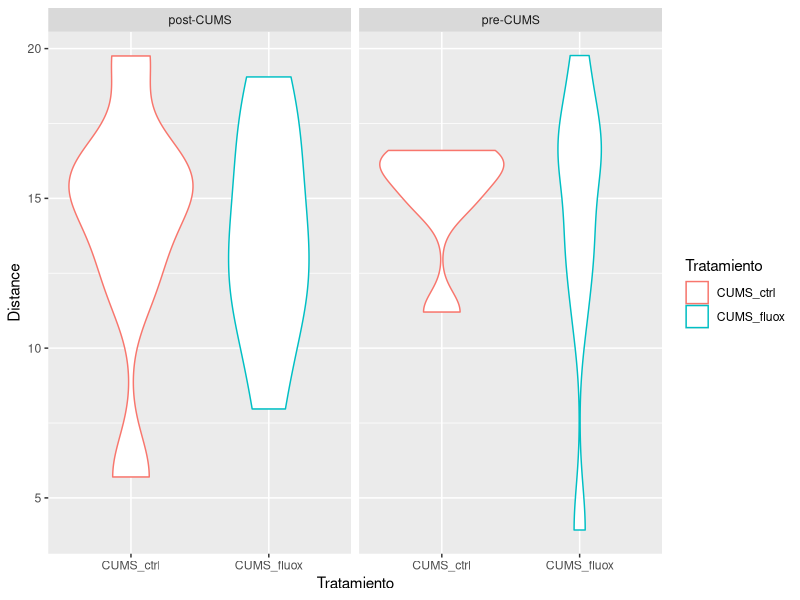
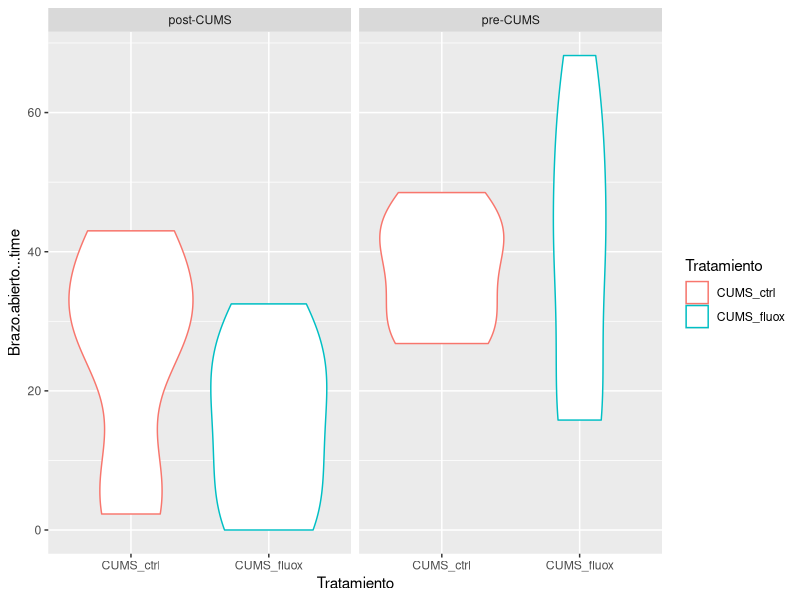
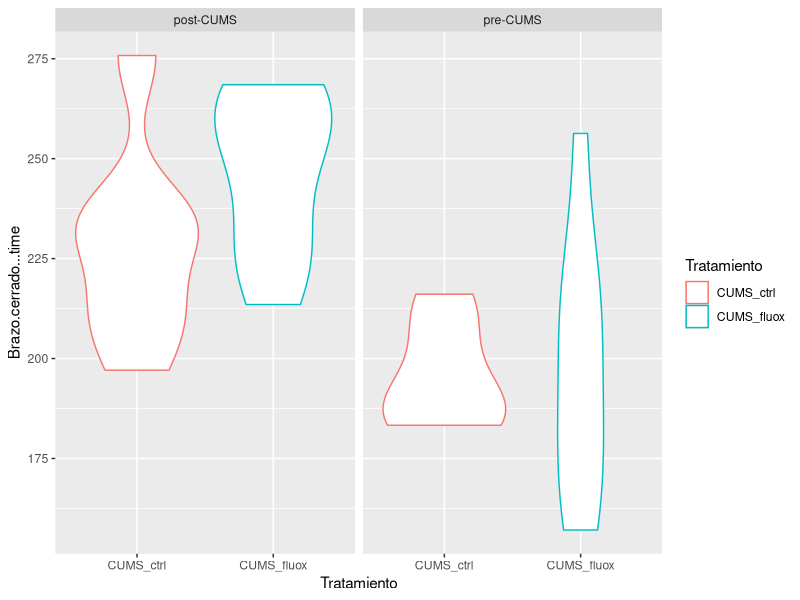
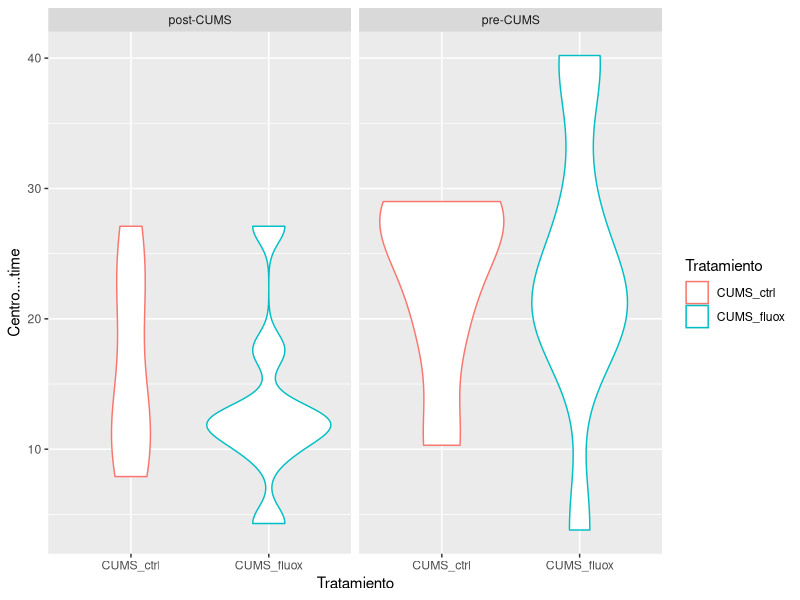

Reproduce these figures in R, in order. (Note: this script raises an error after producing the figures.)
library(tidyverse)

datos_crudos <- read.csv("laberinto_cruz_fluox_g1.csv")
colnames(datos_crudos)

ggplot(datos_crudos, 
       aes(x = Tratamiento, y = Distance, group = Tratamiento, colour = Tratamiento )) +
  geom_violin()+
  facet_grid(~Treatment)


ggplot(datos_crudos, 
       aes(x = Tratamiento, y = Brazo.abierto...time, group = Tratamiento, colour = Tratamiento )) +
  geom_violin()+
  facet_grid(~Treatment)

ggplot(datos_crudos, 
       aes(x = Tratamiento, y = Brazo.cerrado...time, group = Tratamiento, colour = Tratamiento )) +
  geom_violin()+
  facet_grid(~Treatment)

ggplot(datos_crudos, 
       aes(x = Tratamiento, y = Centro....time, group = Tratamiento, colour = Tratamiento )) +
  geom_violin()+
  facet_grid(~Treatment)

####


ggplot(data = resumen_estadistico_v2, aes(x = reorder(Treatment, desc(Treatment)), y = media_tiempo_en_movimiento, group = Tratamiento,colour = Tratamiento)) +
  geom_line(aes(colour = Tratamiento), alpha = 1, size = 2) +
  geom_point(aes(colour = Tratamiento), alpha = 1, size = 4) +
  scale_color_manual(values = c("#ff1493", "#4c00ff")) +
  geom_errorbar(aes(ymin = media_tiempo_en_movimiento - se_tiempo_en_movimiento, ymax = media_tiempo_en_movimiento + se_tiempo_en_movimiento), width = .1, size = 1) +
  #  Labelling as desired
  labs(
    title = "Tiempo en Movimiento",
    subtitle = "Fluoxetina Grupo 1",
    caption = "n = 7  [CUMS_ctrl] y n = 8 [CUMS_fluox]",
    x = "Tratamiento",
    y = "Tiempo de movilidad (s)"
  ) +
  theme(
    plot.margin = unit(c(1,1,1,1), "cm"),
    panel.background = element_blank(),
    axis.line = element_line(color = "#1209c8"),
    axis.title = element_text(size=22, color="black", 
                              face="bold"),
    axis.text = element_text(size = 22, color = "black"),
    axis.text.y = element_text(size=17), 
    axis.ticks.x = element_blank(),
    axis.text.x = element_text(margin = margin(t=10)),
    axis.title.y=element_text(margin = margin(r=10)),
    legend.position = c(.8, 0.9),
    legend.text = element_text(size=20),
    legend.background = element_rect(color="black")) 
#   scale_y_continuous(expand = expansion(0), limits = c(30, 70), breaks = seq(30,70,5))+
